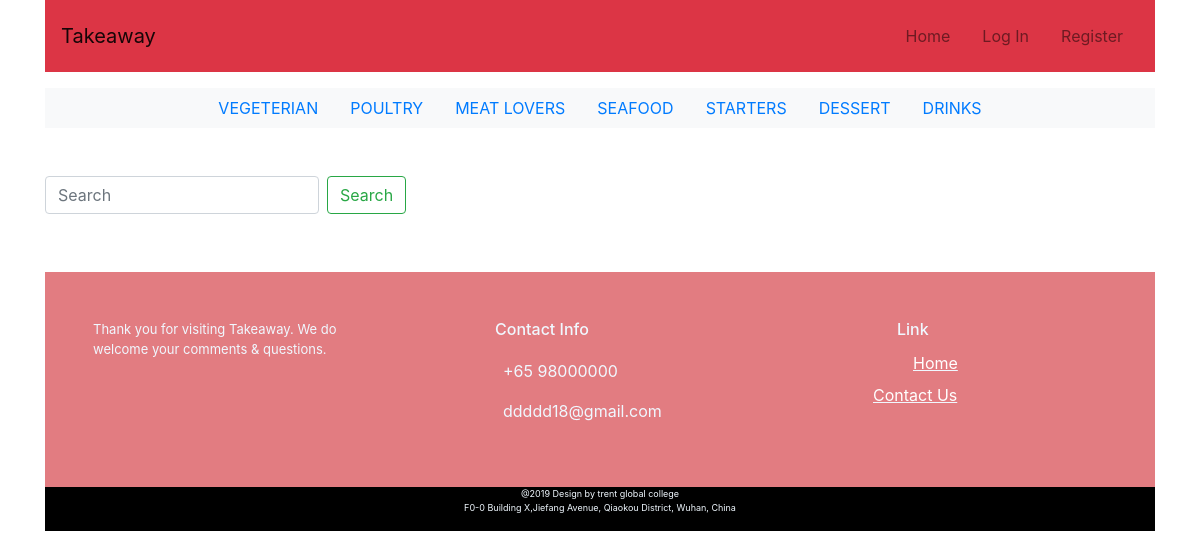
The page /menu/6 on the database as committed earlier.
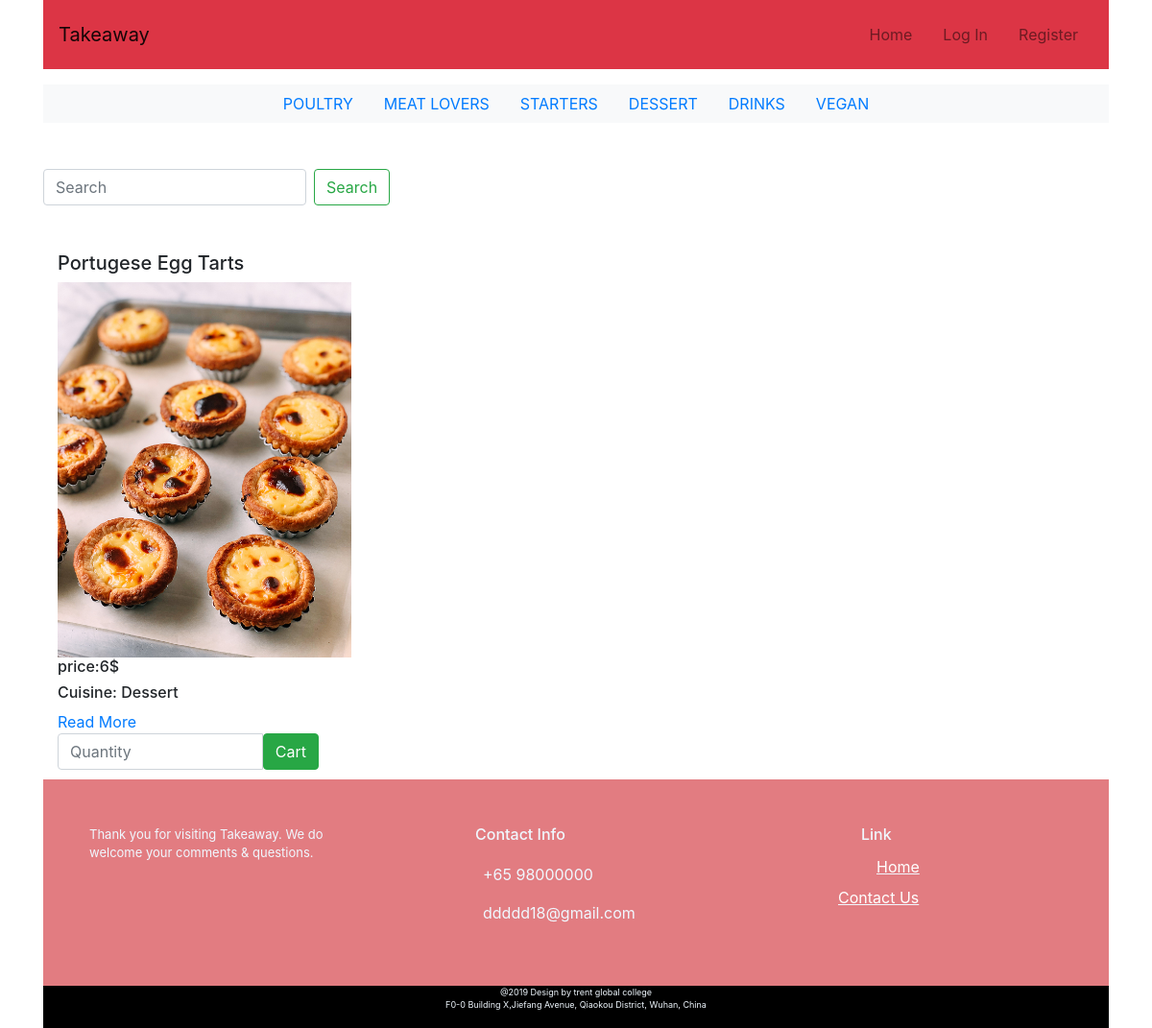
The same page on the database as committed later.
### takeaway_app/models.py (models this page shows, shortened)
class Menu(models.Model):
	name = models.CharField(blank=False,max_length=255)
	def __str__(self):
		return self.name

class Food(models.Model):
	name = models.CharField(blank=False,max_length=255)
	price = models.IntegerField(default=0)
	image = models.ImageField(upload_to='images',null=True,blank=True)
	description = models.TextField(blank=True)
	menu = models.ForeignKey(Menu, on_delete=models.CASCADE, related_name='food_menu', null=True)

### takeaway_app/views.py (the view)
# urls.py: url(r'^menu/(?P<id>\d+)$', menu, name='menu'),
def menu(request,id):
    menu = Menu.objects.all()
    food_menu = Menu.objects.get(id=id)
    menu_list=food_menu.food_menu.all()
    return render(request, 'menu.html', {
        'menu_list': menu_list,
        'menu':menu
        })

### cart/context.py (called while the page is built)
def cart_contents(request):
    cart = request.session.get('cart', {})
    cart_items = []
    total = 0
    food_count = 0
    for id, quantity in cart.items():
        food = get_object_or_404(Food, pk=id)
        total += quantity * food.price
        food_count += quantity
        cart_items.append({'id': id, 'quantity': quantity, 'food': food})
    return {'cart_items': cart_items, 'total': total, 'food_count': food_count}

### takeaway_app/templates/menu.html (shortened to what this page needs)
{% extends 'layout.html' %}{% load static %}
{% load bootstrap_tags %}
{% block content %}
<div class="container">
<div class="row">
	 {% for food in menu_list %}
    <div class="col-lg-4 col-md-4 col-xs-12 col-sm-12 block">
    			<h5>{{ food.name }}</h5>
    	       <img src="{% get_media_prefix %}{{food.image}}" style="width:90%" alt="foods" />
          			<h6>price:{{ food.price }}$</h6>
                <h6>Cuisine: {{ food.menu }}</h6>
                <a href="{% url 'food_detail' food.id %}" class="read-more">Read More</a>
                <form method="post" action="{% url 'add_to_cart' food.id %}">
                    <div class="input-group">
                        <input name="quantity" type="number" min="1" max="999" class="form-control" placeholder="Quantity">
                        <span class="input-group-btn">
                            <button class="btn btn-success" type="submit">Cart</button>
                        </span>
                    </div>
                </form>
    </div>
    {% endfor %}
   </div>
</div>
{% endblock content%}

### templates/layout.html (shortened to what this page needs)
{% load static %}
{% load bootstrap_tags %}
<!DOCTYPE html>
<html lang="en">
<head>
    <link rel="stylesheet" href="https://stackpath.bootstrapcdn.com/bootstrap/4.3.1/css/bootstrap.min.css">
    <link rel="stylesheet" href="{% static 'css/style.css'%}" type="text/css"/>
</head>
<body>
<div class='container'>
 <nav class="navbar navbar-expand-lg navbar-light  bg-danger">
    <div class="d-flex flex-grow-1">
        <a class="navbar-brand  d-lg-inline-block" href="/">
           Takeaway
        </a>
        <div class="w-100 text-right">
        </div>
    </div>
    <div class="collapse navbar-collapse flex-grow-1 text-right" id="myNavbar">
        <ul class="navbar-nav ml-auto flex-nowrap">
            <li class="nav-item">
                <a href="{% url 'index' %}" class="nav-link m-2 menu-item nav-active">Home</a>
            </li>
            {% if not user.is_authenticated %}
            <li class="nav-item">
                <a href="{% url 'login_link' %}" class="nav-link m-2 menu-item">Log In</a>
            </li>
            <li class="nav-item">
                <a href="{% url 'register_link' %}" class="nav-link m-2 menu-item">Register</a></li>
            {% else %}
            </li>
            <li class="nav-item">
                <a href="{% url 'logout_link' %}" class="nav-link m-2 menu-item">Log Out</a>
            </li>
            {% endif %}
        </ul>
    </div>
</nav>
<ul class="nav justify-content-center bg-light my-3 my-lg-3 ">
 {% for menu in menu %}
  <li class="nav-item" style="text-transform: uppercase;">
    <a class="nav-link"  href="{% url 'menu' id=menu.id %}">{{menu.name}}</a>
  </li>
  {% endfor %}
</ul>
     <form class="form-inline my-3 my-lg-5" method='get' action='{% url 'search' %}'>
          <input class="form-control mr-sm-2" type="search" placeholder="Search" aria-label="Search" id="search" type="search" name="q">
          <button class="btn btn-outline-success my-2 my-sm-0" type="submit">Search</button>
    </form>
    {%block content %}
    {%endblock %}
</div>
<div class='container'>
<footer class="page-footer font-small">
    <div class="container">
		<div class="row">
			<div class="col-xs-12 col-sm-4 col-md-4 footerBlock">
					<p class="footerIntro">Thank you for visiting Takeaway. We do welcome your comments & questions.</p>
			</div>
			<div class="col-xs-12 col-sm-4 col-md-4 footerBlock">
					<h6 class="info">Contact Info</h6>
					<div class="contact-info">
						 <ul><span class="item">+65 98000000</span></ul>
                        <ul><span class="item">ddddd18@gmail.com</span></ul>
					</div>
				</div>
      <div class="col-xs-12 col-sm-4 col-md-4 footerBlock">
					<div class="list-unstyled">
					  <h6 class="link">Link</h6>
						 <ul class="fList">
          <ul>
            <a class="link1" href="/">Home</a>
          </ul>
            <a class="link1" href="#">Contact Us</a>
          </ul>
					</div>
				</div>
				<div class="col-md-12 bg-black copyright">
						<p>@2019 Design by trent global college <br>
                        F0-0 Building X,Jiefang Avenue, Qiaokou District, Wuhan, China</p>
                </div>
        	</div>
        	</div>
</footer>
</body>
</html>

Rows that differ between the two databases and show on the page:
removed Menu: name "VEGETERIAN"
removed Menu: name "SEAFOOD"
added Menu: name "VEGAN"
added Food: name "Portugese Egg Tarts", image (picture), price "6", menu "Dessert"
